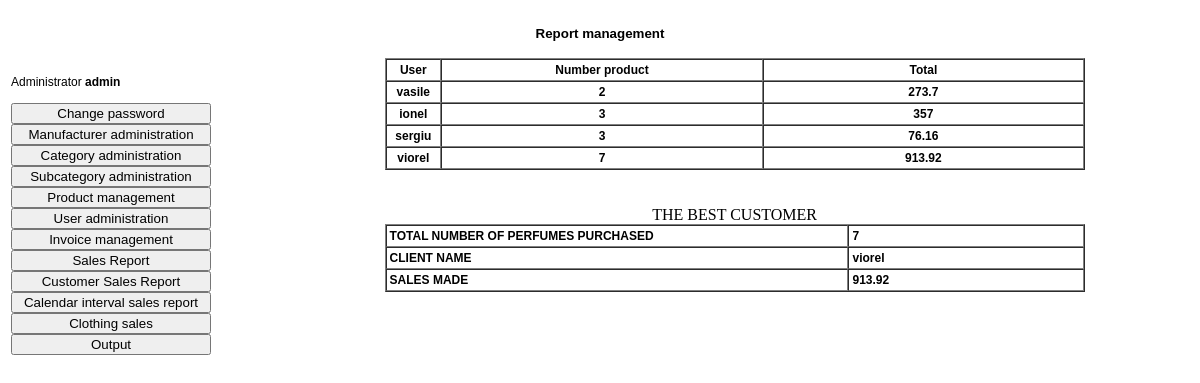
/admin/reports1.php (signed in), run on the app's committed database.
### tables this page shows
CREATE TABLE `tutilizatori` (
  `fIdUtilizator` int(11) UNSIGNED NOT NULL,
  `fNumeUtilizator` varchar(32) NOT NULL DEFAULT '',
  `fParola` varchar(32) NOT NULL DEFAULT '',
  `fEmail` varchar(150) NOT NULL DEFAULT '',
  `fAdresa` text,
  `fDataInregistrare` date DEFAULT NULL
);

### admin/reports1.php (the view, shortened to what this page needs)
<?php
	include_once("../include/adminfunctions.inc.php");
?>
<html>
	<head>
		<link rel="stylesheet" href="../css/admin.css" type="text/css">
	</head>
	<body>
		<table cellpadding="0" cellspacing="0" border="0" width="100%" height="100%">
			<tr style="height: 50px; width: 100%;">
				<td colspan="2" style="font-weight: bold; text-align: center; height: 50px; width: 100%; font-family: Tahoma, Verdana, Arial; font-size: 10pt;">Report management</td>
			</tr>
			<tr>
				<td style="width: 200px;" valign="top">
				</td>
				<td style="width: 700px;" valign="top" align="center">
					<?php
						echo "<table cellpadding=\"3\" cellspacing=\"0\" border=\"1\" width=\"700\" class=\"modelspecs\">\n";
                                               echo "<tr align=\"center\" style=\"font-weight: bold;\">";
						echo "<td width=\"50\">User</td>";
						echo "<td width=\"375\">Number product</td>";
						echo "<td width=\"130\">Total</td>";
						echo "</tr>";
$strSQL = "SELECT  * FROM tutilizatori";
$result = mysql_query($strSQL);
$max1 = 0; $s= 0;$nume="";
while ($row = mysql_fetch_array($result)) {
      $intIdUtilizator  = $row['fIdUtilizator'];
      $strNumeUtilizator = $row['fNumeUtilizator'];
      $intCount = 0;$intsuma = 0;
       $strSQL1 = "SELECT tcomenzi.fIdComanda, tcomenzi.fIdUtilizator,  tprodusecomenzi.fIdComanda, tprodusecomenzi.fCantitate, tprodusecomenzi.fIdProdus, tproduse.fIdProdus, tproduse.fPret FROM  tcomenzi, tprodusecomenzi, tproduse WHERE tprodusecomenzi.fIdComanda= tcomenzi.fIdComanda AND tcomenzi.fIdUtilizator=$intIdUtilizator  AND tprodusecomenzi.fIdProdus=tproduse.fIdProdus ";
       $result1 = mysql_query($strSQL1);
 while ($row = mysql_fetch_array($result1)) {
            $fCantitate=$row['fCantitate'];
$pret=$row['fPret'];
            $intCount =$intCount +$fCantitate;$intsuma = $intsuma + ($pret * 1.19) * $fCantitate;
}
         if($intsuma>$max1) { $max1= $intsuma; $nume=$strNumeUtilizator ;$s= $intCount;}
                            if($intCount>0){             echo "<tr align=\"center\" style=\"font-weight: bold;\">";
						echo "<td width=\"50\"> $strNumeUtilizator</td>";
						echo "<td width=\"50\"> $intCount</td>";
						echo "<td width=\"375\">$intsuma</td>";
                                               echo "</tr>";
                                          }
   }
     echo "</table>\n";
echo "<br>";	echo "<br>";
echo "<table cellpadding=\"3\" cellspacing=\"0\" border=\"1\" width=\"700\" class=\"modelspecs\" >\n";
echo "<tr align=\"left\" style=\"font-weight: bold;\">";
						echo "<td width=\"80\">TOTAL NUMBER OF PERFUMES PURCHASED</td>";
						echo "<td width=\"20\">$s</td>";
echo "</tr>\n";
echo "<tr align=\"left\" style=\"font-weight: bold;\">";
						echo "<td width=\"70\">CLIENT NAME</td>";
						echo "<td width=\"30\">$nume </td>";
echo "</tr>\n";
echo "<tr align=\"left\" style=\"font-weight: bold;\">";
						echo "<td width=\"70\">SALES MADE</td>";
						echo "<td width=\"30\">$max1 </td>";
echo "</tr>\n";
echo "</table>\n";
?>
</td>
			</tr>
</table>
	</body>
</html>

### css/admin.css (style rules this page uses)
.modelspecs { font-family: Tahoma, Verdana, Arial; font-size: 9pt; color: #000000; }

### data on the page
tutilizatori: fNumeUtilizator "vasile", intCount "2", intsuma "273.7"
tutilizatori: fNumeUtilizator "ionel", intCount "3", intsuma "357"
tutilizatori: fNumeUtilizator "sergiu", intCount "3", intsuma "76.16"
tutilizatori: fNumeUtilizator "viorel", intCount "7", intsuma "913.92"

### other printed values
$strUsername "admin"
$s "7"
$max1 "913.92"
